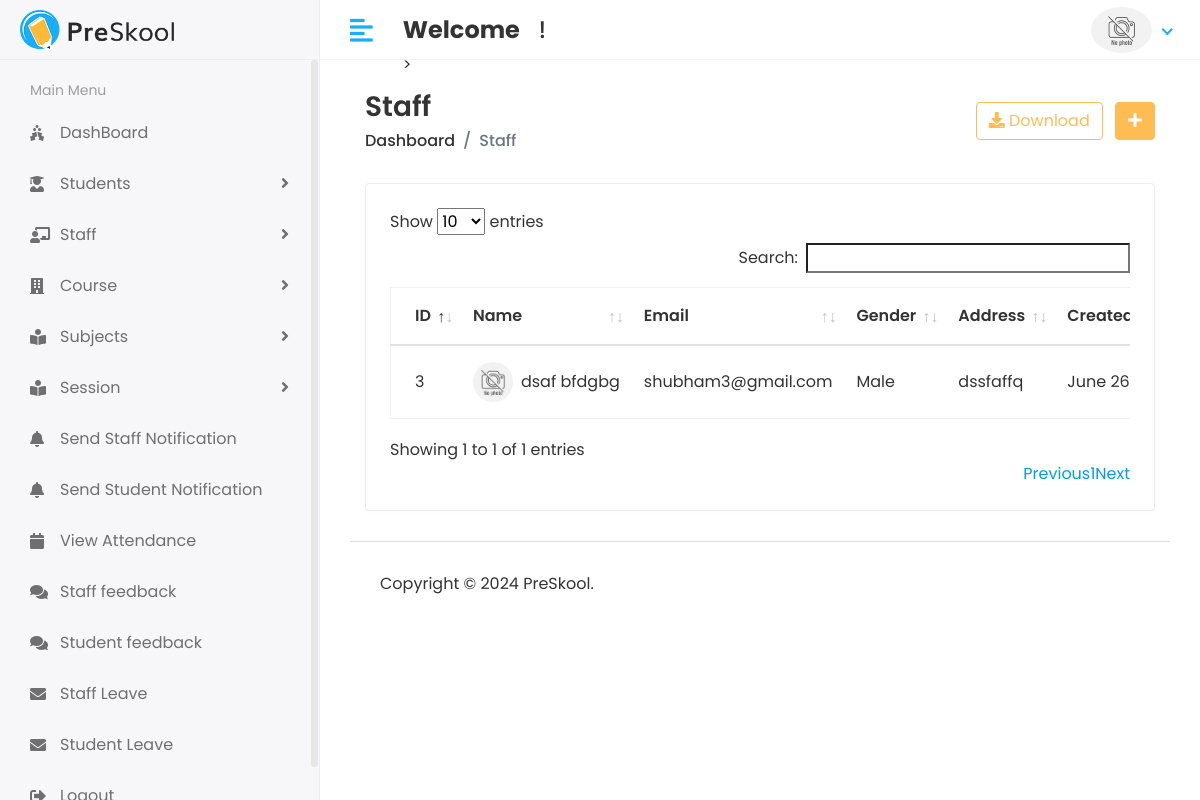
/Hod/Staff/View (signed in), run on an earlier commit of the app's database.
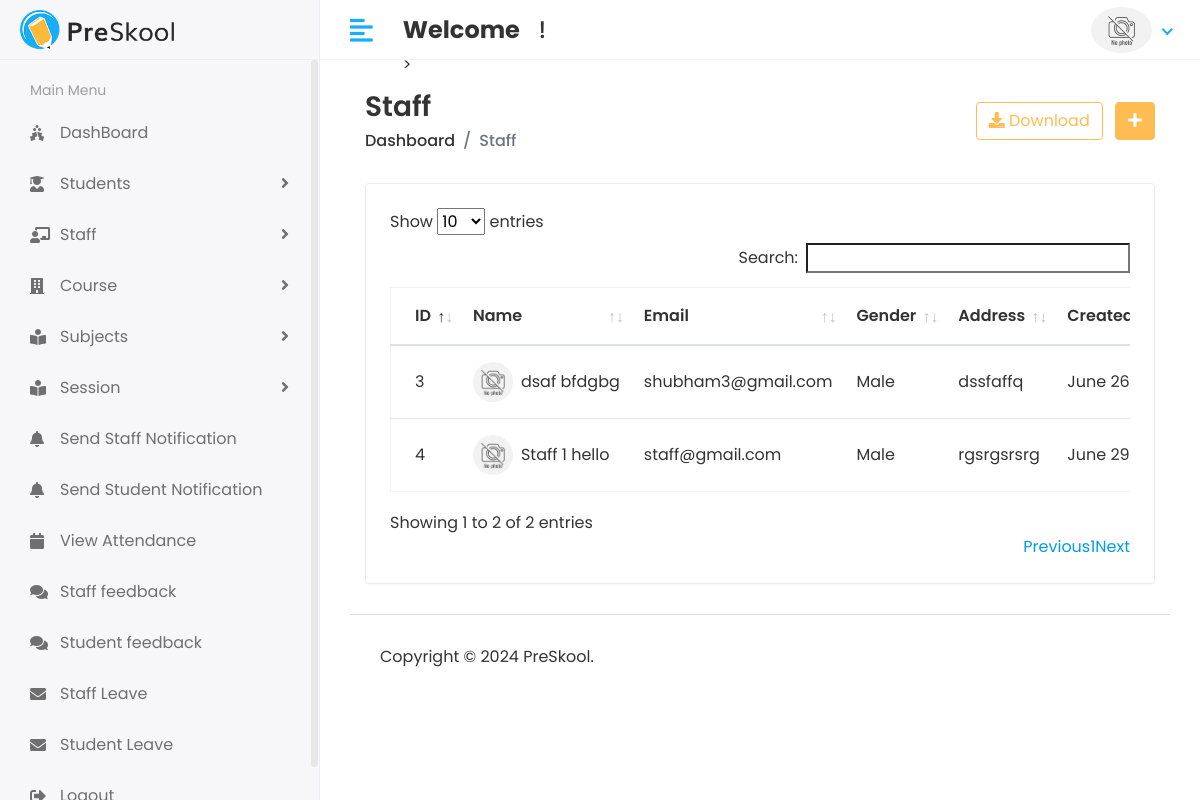
And on a later commit of the database.
### lmsapp/models.py (models this page shows, shortened)
class Staff(models.Model):
    admin = models.OneToOneField(CustomUser,on_delete=models.CASCADE)
    address = models.TextField()
    gender = models.CharField(max_length=100)
    created_at = models.DateTimeField(auto_now_add=True)
    updated_at = models.DateTimeField(auto_now=True)

class CustomUser(AbstractUser):
    USER = (
        (1,'HOD'),
        (2,'STAFF'),
        (3,'STUDENT'),
    )
    user_type=models.CharField(choices=USER,max_length=50,default=1)
    profile_pic=models.ImageField(upload_to='media/profile_pic')

### lms/hod_views.py (the view)
# urls.py: path('Hod/Staff/View',hod_views.VIEW_STAFF,name='view_staff'),
@login_required(login_url='/')
def VIEW_STAFF(request):
    staff=Staff.objects.all()
    context={
        'staff':staff,
    }
    return render(request,'hod/view_staff.html',context)

### template/hod/view_staff.html (shortened to what this page needs)
{% extends 'base.html' %}
{% block content %}
{% load static %}
<div class="content container-fluid">
   <div class="page-header">
      <div class="row align-items-center">
         <div class="col">
            <h3 class="page-title">Staff</h3>
            <ul class="breadcrumb">
               <li class="breadcrumb-item"><a href="index.html">Dashboard</a></li>
               <li class="breadcrumb-item active">Staff</li>
            </ul>
         </div>
         <div class="col-auto text-right float-right ml-auto">
            <a href="#" class="btn btn-outline-primary mr-2"><i class="fas fa-download"></i> Download</a>
            <a href="add-student.html" class="btn btn-primary"><i class="fas fa-plus"></i></a>
         </div>
      </div>
   </div>
   <div class="row">
      <div class="col-sm-12">
         <div class="card card-table">
            <div class="card-body">
               <div class="table-responsive">
                  <table id="table_id" class="table table-hover table-center mb-0">
                     <thead>
                        <tr>
                           <th>ID</th>
                           <th>Name</th>
                           <th>Email</th>
                           <th>Gender</th>
                           <th>Address</th>
                           <th>Created_at</th>
                        </tr>
                     </thead>
                     <tbody>
                        {% for i in staff %}
                        <tr>
                           <td>{{i.id}}</td>
                           <td>
                              <h2 class="table-avatar">
                                 <a href="student-details.html" class="avatar avatar-sm mr-2"><img class="avatar-img rounded-circle" src="/{{i.admin.profile_pic}}" alt="User Image"></a>
                                 <a href="student-details.html">{{i.admin.first_name}}&nbsp;{{i.admin.last_name}}</a>
                              </h2>
                           </td>
                           <td>{{i.admin.email}}</td>
                           <td>{{i.gender}}</td>
                           <td>{{i.address}}</td>
                           <td>{{i.created_at}}</td>
                        </tr>
                        {% endfor %}
                     </tbody>
                  </table>
               </div>
            </div>
         </div>
      </div>
   </div>
</div>
{% endblock %}

### template/base.html (shortened to what this page needs)
<!DOCTYPE html>
<html lang="en">
{% load static %}
   <head>
      <link rel="stylesheet" href="{% static 'assets/plugins/bootstrap/css/bootstrap.min.css' %}">
      <link rel="stylesheet" href="{% static 'assets/plugins/fontawesome/css/fontawesome.min.css' %}">
      <link rel="stylesheet" href="{% static 'assets/plugins/fontawesome/css/all.min.css' %}">
      <link rel="stylesheet" href="{% static 'assets/css/style.css' %}">
       <link rel="stylesheet" href="{% static 'assets/plugins/datatables/datatables.min.css' %}">
   </head>
   <body>
<div class="main-wrapper">
       {% include 'includes/header.html' %}
         {% include 'includes/sidebar.html' %}
<div class="page-wrapper">
     <div class="content container-fluid">
         {% block content %}
         {% endblock %}
          {% include 'includes/footer.html' %}
         </div>
      </div>
</div>
   </body>
</html>

### template/includes/header.html (shortened to what this page needs)
{% load static %}
<div class="header">
    <div class="header-left">
       <a href="{% if user_type == 0 %}{% url 'hod/home' %}{% elif user_type == 1 %}{% url 'staff/home' %}{% endif %}" class="logo">
       <img src="{% static 'assets/img/logo.png' %}" alt="Logo">
       </a>
    </div>
    <a href="javascript:void(0);" id="toggle_btn">
    <i class="fas fa-align-left"></i>
    </a>
    <div class="top-nav-search mt-3">
       <h4><strong>Welcome</strong>&nbsp;<span>{{user.first_name}} {{ user.last_name}} </span>&nbsp;!</h4>>
    </div>
    <ul class="nav user-menu">
       <li class="nav-item dropdown has-arrow" >
          <a href="#" class="dropdown-toggle nav-link" data-toggle="dropdown">
         {% if user.profile_pic == "" %}
         <span class="user-img"><img class="rounded-circle" src="{% static 'assets/img/no_image.jpg' %}" width="61" alt="Ryan Taylor"></span>
         {% else %}
         <span class="user-img"><img class="rounded-circle" src="/{{user.profile_pic}}" width="31" alt="Ryan Taylor"></span>
        {% endif %}
      </a>
       </li>
    </ul>
 </div>

### template/includes/sidebar.html (shortened to what this page needs)
{% load static %}
{% load active_link_tags %}
<div class="sidebar" id="sidebar">
    <div class="sidebar-inner slimscroll">
       <div id="sidebar-menu" class="sidebar-menu">
         {% if user.user_type == '1' %}
          <ul>
             <li class="menu-title">
                <span>Main Menu</span>
             </li>
             <li class="{% active_link 'hod_home' 'active' %}">
               <a href="{% url 'hod_home' %}"><i class="fas fa-holly-berry"></i> <span>DashBoard</span></a>
            </li>
             <li class="submenu {% active_link 'add_student' 'active' %} {% active_link 'view_student' 'active' %}">
                <a href="#"><i class="fas fa-user-graduate"></i> <span> Students</span> <span class="menu-arrow"></span></a>
             </li>
             <li class="submenu {% active_link 'add_staff' 'active' %} {% active_link 'view_staff' 'active' %}">
                <a href="#"><i class="fas fa-chalkboard-teacher"></i> <span> Staff</span> <span class="menu-arrow"></span></a>
             </li>
             <li class="submenu {% active_link 'add_course' 'active' %} {% active_link 'view_course' 'active' %}">
                <a href="#"><i class="fas fa-building"></i> <span> Course</span> <span class="menu-arrow"></span></a>
             </li>
             <li class="submenu {% active_link 'add_subject' 'active' %} {% active_link 'view_subject' 'active' %}">
                <a href="#"><i class="fas fa-book-reader"></i> <span> Subjects</span> <span class="menu-arrow"></span></a>
             </li>
             <li class="submenu {% active_link 'add_session' 'active' %} {% active_link 'view_session' 'active' %}">
               <a href="#"><i class="fas fa-book-reader"></i> <span> Session</span> <span class="menu-arrow"></span></a>
            </li>
            <li class="{% active_link 'send_staff_notification' 'active' %}">
               <a href="{% url 'send_staff_notification' %}"><i class="fa fa-bell"></i> <span>Send Staff Notification</span></a>
            </li>
            <li class="{% active_link 'send_student_notification' 'active' %}">
               <a href="{% url 'send_student_notification' %}"><i class="fas fa-bell"></i> <span>Send Student Notification</span></a>
            </li>
            <li class="{% active_link 'hod_view_attendance' 'active' %}">
               <a href="{% url 'hod_view_attendance' %}"><i class="fas fa-calendar"></i> <span>View Attendance</span></a>
            </li>
            <li class="{% active_link 'staff_feedback_2' 'active' %}">
               <a href="{% url 'staff_feedback_2' %}"><i class="fas fa-comments"></i> <span>Staff feedback</span></a>
            </li>
            <li class="{% active_link 'student_feedback_2' 'active' %}">
               <a href="{% url 'student_feedback_2' %}"><i class="fas fa-comments"></i> <span>Student feedback</span></a>
            </li>
            <li class="{% active_link 'staff_leave_view' 'active' %}">
               <a href="{% url 'staff_leave_view'%}"><i class="fas fa-envelope"></i> <span>Staff Leave</span></a>
            </li>
            <li class="{% active_link 'student_leave_view' 'active' %}">
               <a href="{% url 'student_leave_view'%}"><i class="fas fa-envelope"></i> <span>Student Leave</span></a>
            </li>
            <li>
               <a href="{% url 'logout' %}"><i class="fas fa-sign-out-alt"></i> <span>Logout</span></a>
            </li>
          </ul>
          {% endif %}
       </div>
    </div>
 </div>

### template/includes/footer.html
{% load static %}
<footer>
    <p>Copyright © 2024 PreSkool.</p>
 </footer>

What changed in the data, as far as the page shows it:
added Staff: id "4", admin.profile_pic (placeholder picture), admin.first_name "Staff 1", admin.last_name "hello", admin.email "staff@gmail.com", gender "Male", address "rgsrgsrsrg", created_at "June…"
Also different on the page:
text written by a page script: "Show entries Search: Showing 1 to 1 of 1 entries Previous 1 Next" → "Show entries Search: Showing 1 to 2 of 2 entries Previous 1 Next"
